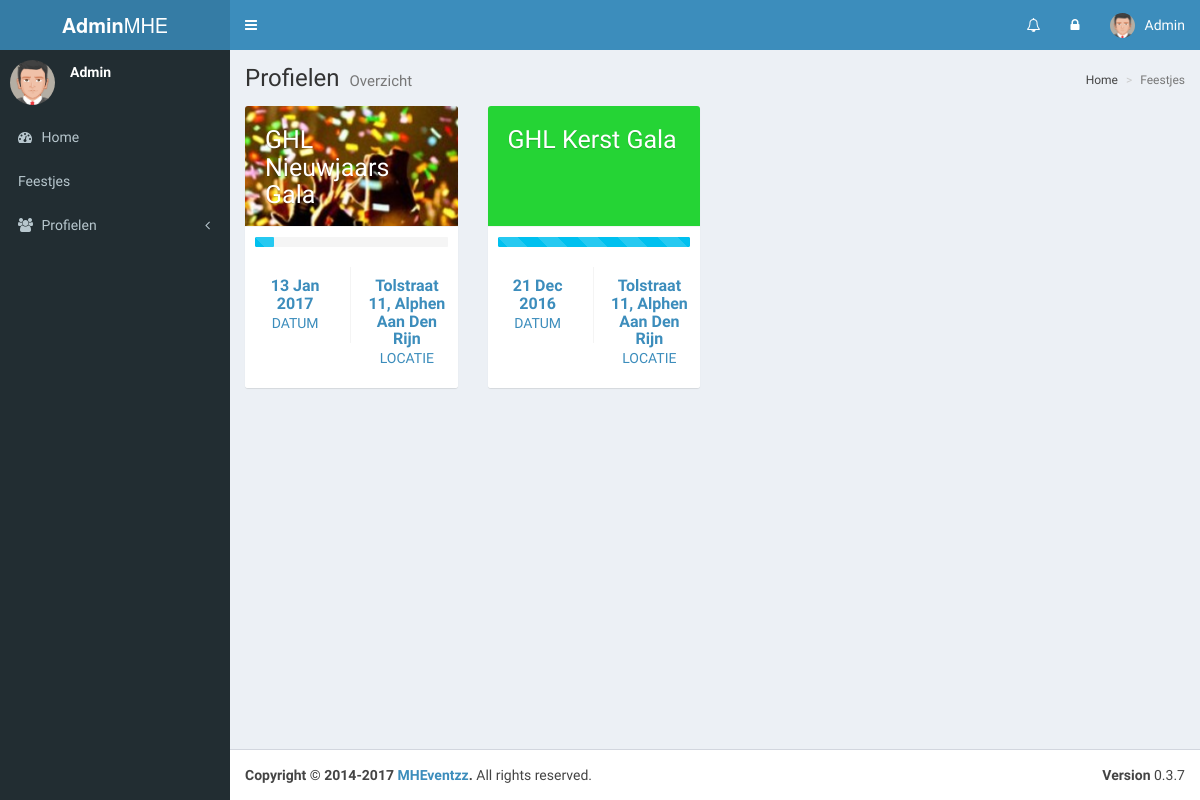
The app's page /admin/events.php (signed in), older data.
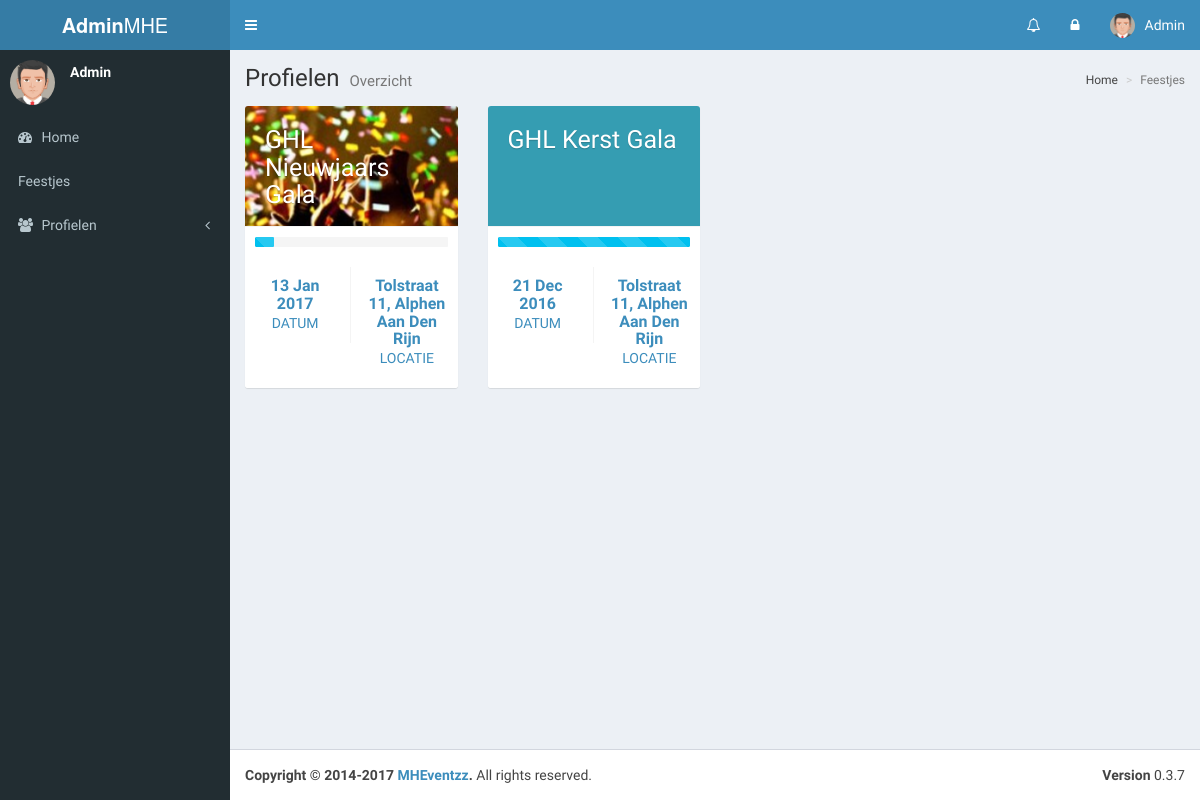
The same page, newer data.
### tables this page shows
CREATE TABLE IF NOT EXISTS `events` (
  `event_id` int(11) NOT NULL AUTO_INCREMENT,
  `event_title` varchar(255) NOT NULL,
  `event_description` text NOT NULL,
  `event_date` date NOT NULL,
  `event_cat` int(3) NOT NULL,
  `event_location` text NOT NULL,
  `event_color` varchar(7) NOT NULL,
  `event_progress` int(11) NOT NULL,
  `event_cover_image` text NOT NULL,
  PRIMARY KEY (`event_id`)
);

### admin/events.php (the view, shortened to what this page needs)
<?php
include "top.php";
?>
  <div class="content-wrapper">
    <section class="content-header">
      <h1>
        Profielen
        <small>Overzicht</small>
      </h1>
      <ol class="breadcrumb">
        <li><a href="index.php"><i class="ion ion-beer"></i> Home</a></li>
        <li class="active">Feestjes</li>
      </ol>
    </section>
    <section class="content">
          <?php
            $SQL = "SELECT *, DATE_FORMAT(event_date,'%d %b %Y') AS date FROM events ORDER BY event_date DESC";
            $col_number = 1;
            $result = $conn->query($SQL);
            while($row = mysqli_fetch_assoc($result)){
                if($col_number == 1){
                    echo "<div class='row'>";
                    $row_ended = false;
                }
                echo "<a href='event.php?event=" . $row['event_id'] . "'><div class='col-md-3 col-sm-6'>";
                    echo "<div class='box box-widget widget-user'>";
                        echo "<div class='widget-user-header bg-black' style='background: " . $row['event_color'] . " ";
                            if(!empty($row['event_cover_image'])){
                                echo "url(\"" . $row['event_cover_image'] . "\") center center ";
                            }
                        echo "!important;'>";
                            echo "<h3 class='widget-user-username'>" . $row['event_title'] . "</h3>";
                        echo "</div>";
                        echo "<div class='box-footer' style='padding-top: 10px!important;'>";
                            echo "<div class='row'>";
                                echo "<div class='col-xs-12'><div class='progress progress-sm active'><div class='progress-bar progress-bar-aqua progress-bar-striped' role='progressbar' aria-valuenow='" . $row['event_progress'] . "' aria-valuemin='0' aria-valuemax='100' style='width: " . $row['event_progress'] . "%'><span class='sr-only'>" . $row['event_progress'] . "% Complete</span></div></div></div>";
                            echo "</div>";
                            echo "<div class='row'>";
                                echo "<div class='col-sm-6 border-right'>";
                                    echo "<div class='description-block'>";
                                        echo "<h5 class='description-header'>" . $row['date'] . "</h5>";
                                        echo "<span class='description-text'>Datum</span>";
                                    echo "</div>";
                                echo "</div>";
                                echo "<div class='col-sm-6'>";
                                    echo "<div class='description-block'>";
                                        echo "<h5 class='description-header'>" . $row['event_location'] . "</h5>";
                                        echo "<span class='description-text'>Locatie</span>";
                                    echo "</div>";
                                echo "</div>";
                            echo "</div>";
                        echo "</div>";
                    echo "</div>";
                echo "</div></a>";
                $col_number++;
            }
            if(!$row_ended){
                echo "</div>";
            }
          ?>
    </section>
  </div>
<?php
include "bottom.php";
?>

### admin/top.php (shortened to what this page needs)
<!DOCTYPE html>
<html>
<head>
    <link rel="stylesheet" href="bootstrap/css/bootstrap.min.css">
    <link rel="stylesheet" href="https://cdnjs.cloudflare.com/ajax/libs/font-awesome/4.5.0/css/font-awesome.min.css">
    <link rel="stylesheet" href="https://cdnjs.cloudflare.com/ajax/libs/ionicons/2.0.1/css/ionicons.min.css">
    <link rel="stylesheet" href="plugins/jvectormap/jquery-jvectormap-1.2.2.css">
    <link rel="stylesheet" href="dist/css/AdminLTE.min.css">
    <link rel="stylesheet" href="plugins/bootstrap-wysihtml5/bootstrap3-wysihtml5.min.css">
      <link rel="stylesheet" href="plugins/iCheck/square/blue.css">
    <link rel="stylesheet" href="dist/css/skins/_all-skins.min.css">
</head>
<body class="hold-transition skin-blue sidebar-mini">
<div class="wrapper">
  <header class="main-header">
    <a href="index.php" class="logo">
      <span class="logo-lg"><b>Admin</b>MHE</span>
    </a>
    <nav class="navbar navbar-static-top">
      <a href="#" class="sidebar-toggle" data-toggle="offcanvas" role="button">
      </a>
      <div class="navbar-custom-menu">
        <ul class="nav navbar-nav">
          <li class="dropdown notifications-menu">
            <a href="#" class="dropdown-toggle" data-toggle="dropdown">
                <i class="fa fa-bell-o"></i>
            </a>
          </li>
          <li class="dropdown tasks-menu">
            <a href="lock.php" class="dropdown-toggle">
              <i class="fa fa-lock"></i>
            </a>
          </li>
          <li class="dropdown user user-menu">
            <a href="#" class="dropdown-toggle" data-toggle="dropdown">
              <img src="<?php echo $_SESSION['user_image']; ?>" class="user-image" alt="User Image">
              <span class="hidden-xs"><?php echo $_SESSION['user_name']; ?></span>
            </a>
          </li>
        </ul>
      </div>
    </nav>
  </header>
  <aside class="main-sidebar">
    <section class="sidebar">
      <div class="user-panel">
        <div class="pull-left image">
          <img src="<?php echo $_SESSION['user_image']; ?>" class="img-circle" alt="User Image">
        </div>
        <div class="pull-left info">
          <p><?php echo $_SESSION['user_name']; ?></p>
        </div>
      </div>
      <ul class="sidebar-menu">
        <li>
          <a href="index.php">
            <i class="fa fa-dashboard"></i> <span>Home</span>
          </a>
        </li>
        <li>
            <a href="events.php">
                <i class="ion ion-beer"></i> <span>Feestjes</span>
            </a>
        </li>
        <li class="treeview">
            <a href="#">
                <i class="fa fa-users"></i> <span>Profielen</span>
                <span class="pull-right-container">
                    <i class="fa fa-angle-left pull-right"></i>
                </span>
            </a>
        </li>
      </ul>
    </section>
  </aside>

### admin/bottom.php (shortened to what this page needs)
<footer class="main-footer">
    <div class="pull-right hidden-xs">
      <b>Version</b> 0.3.7
    </div>
    <strong>Copyright &copy; 2014-2017 <a href="http://MHEventzz.nl">MHEventzz</a>.</strong> All rights
    reserved.
  </footer>
</div>
</body>
</html>

Row changes from the older to the newer data that the page shows:
changed events "GHL Kerst Gala": event_color "#25d435" → "#359db2" (drawn)
